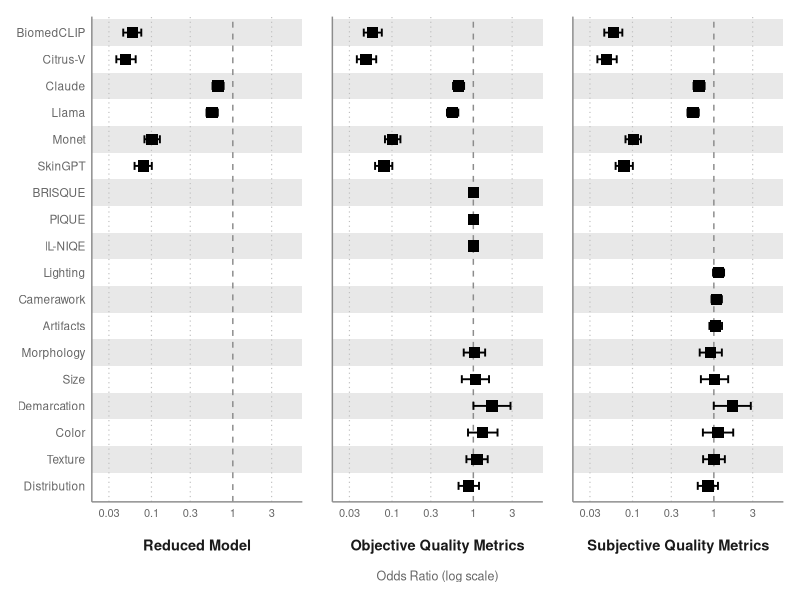

The R source for this figure:
# ─────────────────────────────────────────────────────────────────────────────
# Forest plot: Reduced Model | Objective Quality | Subjective Quality
# Requires: ggplot2, scales
# ─────────────────────────────────────────────────────────────────────────────

library(ggplot2)
library(scales)

# ── 1. Load data ──────────────────────────────────────────────────────────────
reduced    <- read.csv("./figure4/reduced.csv",    check.names = FALSE, fileEncoding = "UTF-8-BOM")
objective  <- read.csv("./figure4/objective.csv",  check.names = FALSE, fileEncoding = "UTF-8-BOM")
subjective <- read.csv("./figure4/subjective.csv", check.names = FALSE, fileEncoding = "UTF-8-BOM")

# ── 2. Strip asterisks ────────────────────────────────────────────────────────
strip_asterisk <- function(df) {
  df$model <- trimws(gsub("\\*", "", df$model))
  df
}
reduced    <- strip_asterisk(reduced)
objective  <- strip_asterisk(objective)
subjective <- strip_asterisk(subjective)

# ── 3. Master row order (top → bottom) ────────────────────────────────────────
master_levels <- c(
  "BiomedCLIP", "Citrus-V", "Claude", "Llama", "Monet", "SkinGPT",
  "BRISQUE", "PIQUE", "IL-NIQE",
  "Lighting", "Camerawork", "Artifacts",
  "Morphology", "Size", "Demarcation", "Color", "Texture", "Distribution"
)

# ── 4. Pad every dataset to the full 18-row set (NA for absent rows) ──────────
pad_to_master <- function(df, master) {
  df <- df[, c("model", "OR", "lower", "upper")]
  missing <- setdiff(master, df$model)
  if (length(missing) > 0) {
    df <- rbind(df, data.frame(model = missing, OR = NA_real_,
                               lower = NA_real_, upper = NA_real_,
                               stringsAsFactors = FALSE))
  }
  df$model <- factor(df$model, levels = rev(master))
  df
}

reduced_p    <- pad_to_master(reduced,    master_levels)
objective_p  <- pad_to_master(objective,  master_levels)
subjective_p <- pad_to_master(subjective, master_levels)

# ── 5. Shared x limits (UNDONE: Back to original calculation) ─────────────────
x_lo <- min(c(reduced_p$lower, objective_p$lower, subjective_p$lower), na.rm = TRUE) * 0.5
x_hi <- max(c(reduced_p$upper, objective_p$upper, subjective_p$upper), na.rm = TRUE) * 2.5

# ── 6. Long data with panel factor ────────────────────────────────────────────
panel_levels <- c("Reduced Model", "Objective Quality Metrics",
                  "Subjective Quality Metrics")

all_data <- rbind(
  transform(reduced_p,    panel = panel_levels[1]),
  transform(objective_p,  panel = panel_levels[2]),
  transform(subjective_p, panel = panel_levels[3])
)
all_data$panel <- factor(all_data$panel, levels = panel_levels)

# ── 7. Row highlight positions ────────────────────────────────────────────────
n_rows <- length(master_levels)
hl_pos <- seq(2, n_rows, by = 2)

# Left-of-labels extension, restricted to the FIRST facet only. It bleeds left
# into the (empty) y-axis label margin, so nothing is overpainted.
left_ext <- data.frame(ymin  = hl_pos - 0.5,
                       ymax  = hl_pos + 0.5,
                       panel = factor(panel_levels[1], levels = panel_levels))

# ── 8. Plot ───────────────────────────────────────────────────────────────────
p <- ggplot(all_data, aes(x = OR, y = model)) +
  
  # Background Shading
  annotate("rect",
           ymin = hl_pos - 0.5, ymax = hl_pos + 0.5,
           xmin = x_lo, xmax = x_hi,
           fill = "grey91") +
  
  geom_rect(data = left_ext,
            aes(ymin = ymin, ymax = ymax),
            xmin = x_lo * 1e-6, xmax = x_lo,
            fill = "grey91", inherit.aes = FALSE) +
  
  # NEW: Manual Y-axis line drawn on ALL panels at the left border (x_lo)
  geom_vline(xintercept = x_lo, colour = "grey55", linewidth = 0.5) +
  
  # NEW: Lighter vertical dotted lines for the other x-axis increments
  geom_vline(xintercept = c(0.03, 0.1, 0.3, 3), linetype = "dotted",
             colour = "grey75", linewidth = 0.4) +
  
  # Main reference line at OR = 1
  geom_vline(xintercept = 1, linetype = "dashed",
             colour = "grey55", linewidth = 0.5) +
  
  # Data geometries
  geom_errorbarh(aes(xmin = lower, xmax = upper),
                 height = 0.30, linewidth = 0.65,
                 colour = "black", na.rm = TRUE) +
  
  geom_point(size = 3.5, colour = "black", shape = 15, na.rm = TRUE) +
  
  facet_grid(. ~ panel, switch = "x") +
  
  scale_x_log10(
    limits = c(x_lo, x_hi),
    breaks = c(0.03, 0.1, 0.3, 1, 3), # UNDONE: Back to original breaks
    labels = label_number(drop0trailing = TRUE),
    expand = expansion(0),
    oob    = scales::oob_keep
  ) +
  scale_y_discrete(drop = FALSE) +
  coord_cartesian(clip = "off") +
  
  labs(
    x     = "Odds Ratio (log scale)",
    y     = NULL
  ) +
  
  theme_minimal(base_size = 10) +
  theme(
    plot.title         = element_text(face = "bold", hjust = 0.5, size = 13,
                                      margin = margin(b = 12)),
    
    strip.text         = element_text(face = "bold", size = 10.5, hjust = 0.5,
                                      margin = margin(t = 10, b = 5)),
    strip.background   = element_blank(),
    strip.placement    = "outside", 
    
    axis.text.y        = element_text(size = 8.5, colour = "grey40", hjust = 1),
    axis.text.x        = element_text(colour = "grey40"),
    axis.title.x       = element_text(size = 9, colour = "grey40",
                                      margin = margin(t = 8)),
    
    # Axis lines setup
    axis.line.x        = element_line(colour = "grey55", linewidth = 0.5),
    axis.line.y        = element_blank(), # Handled manually above via geom_vline
    
    panel.grid.major.x = element_blank(),
    panel.grid.major.y = element_blank(),
    panel.grid.minor   = element_blank(),
    
    panel.background   = element_blank(),
    panel.border       = element_blank(),
    panel.spacing.x    = unit(1.5, "lines"), 
    legend.position    = "none",
    plot.margin        = margin(12, 12, 12, 12)
  )

# ── 9. Save ───────────────────────────────────────────────────────────────────
ggsave(
  filename = "forest_plot.png",
  plot     = p,
  width    = 11,  
  height   = 10,
  dpi      = 300,
  bg       = "white"
)

message("Saved: forest_plot.png")
